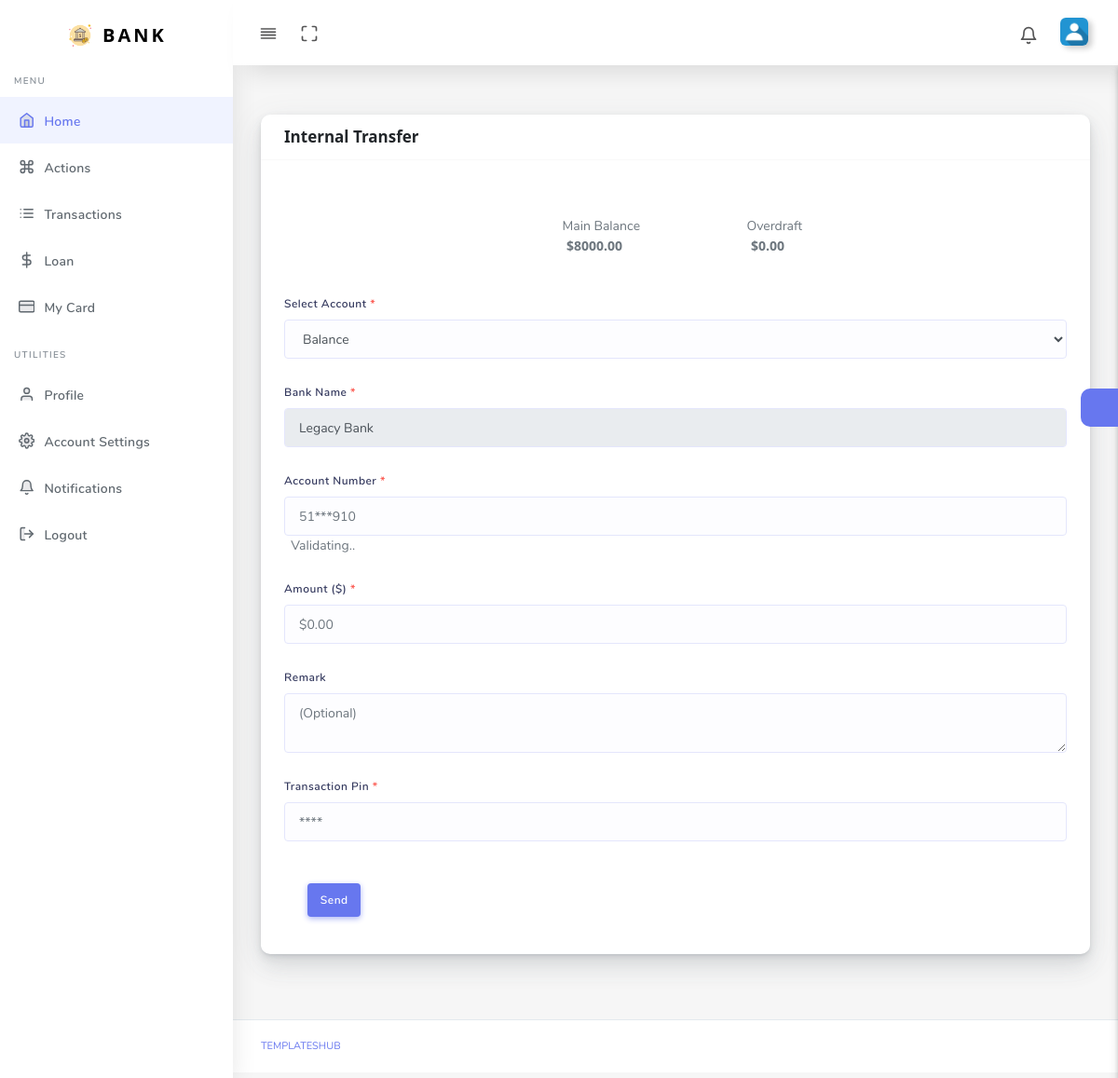
Page /account/inter-transfer/ (signed in) on the committed database.
### onlinebankingapp/models.py (models this page shows, shortened)
class CompanyInfo(models.Model):
    name = models.CharField(max_length=150, blank=False, null=False)
    site_domain = models.CharField(max_length=150, blank=False, null=False, help_text="site url/link i.e miningsite.com")
    logo = models.ImageField(upload_to="images/company", blank=True, null=True)
    address = models.CharField(max_length=150, blank=True, null=True)
    email = models.EmailField(blank=True, null=True)
    phone = models.CharField(max_length=25, blank=True, null=True)
    currency = models.CharField(max_length=1, choices=currencies, default='$', blank=False, null=False)
    interest_rate = models.DecimalField(max_digits=4, decimal_places=2, default=0.1, blank=False, help_text='IN PERCENTAGE(%)')
    bitcoin_address = models.CharField(max_length=200, blank=True, null=True)
    usdt_address = models.CharField(max_length=200, blank=True, null=True, help_text='TRC20')
    account_name = models.CharField(max_length=100, blank=True, null=True, help_text="Funding Account Name")
    account_number = models.CharField(max_length=15, blank=True, null=True, help_text="Funding Account Number")
    account_bank = models.CharField(max_length=160, blank=True, null=True, help_text="Funding Account Bank")
    swift_code =  models.CharField(max_length=25, blank=True, null=True, help_text="Funding Account Swift Code (optional)")
    iban_code =  models.CharField(max_length=100, blank=True, null=True, help_text="Funding Account IBAN Number (optional)")

class User(AbstractBaseUser, PermissionsMixin):
    themes = (
        ("dark", "Dark"),
        ("light", "Light")
    )
    account_types = (
        ('savings', 'Savings'),
        ('checking', 'Checking'),
        ('current', 'Current'),
    )
    first_name = models.CharField(verbose_name="first name", max_length=30, null=False, blank=False)
    last_name = models.CharField(verbose_name="last name", max_length=30, null=False, blank=False)
    email = models.EmailField(verbose_name="email address", max_length=60, unique=True, null=False, blank=False)
    phone = models.CharField(verbose_name="phone number", max_length=15, blank=True, null=True)
    nationality = models.CharField(verbose_name="country", max_length=25, blank=True, null=True)
    timezone = models.CharField(max_length=60, null=True, blank=True)
    account_type = models.CharField(max_length=15, choices=account_types, default="savings")
    account_number = models.CharField(max_length=10, unique=True, default=0, blank=False, null=False)
    pin = models.CharField(max_length=4, null=True, blank=True)
    balance = models.DecimalField(max_digits=15, decimal_places=2, default=0, null=False, blank=False)
    overdraft = models.DecimalField(max_digits=15, decimal_places=2, default=0, null=False, blank=False)
    date_joined = models.DateTimeField(verbose_name="date joined", auto_now_add=True)
    last_login = models.DateTimeField(verbose_name="last login", auto_now=True)
    is_staff = models.BooleanField(default=False)
    is_superuser = models.BooleanField(default=False)
    is_blocked = models.BooleanField(default=False)
    theme = models.CharField(max_length=10, choices=themes, default="light")
    @property
    def currency(self):
        return CompanyInfo.objects.last().currency
    @property
    def full_name(self):
        return f'{self.first_name} {self.last_name}'
    USERNAME_FIELD = "email"
    REQUIRED_FIELDS = ["first_name", "last_name"]
    objects = UserManager()
    '''
    Make sure to set this custom model as our user model in settings.py
    AUTH_USER_MODEL = "App.CustomUserModel"
    Make sure to delete previous migration files incase of errors
    Then make migrations
    '''

### onlinebankingapp/views.py (the view)
# urls.py: path('account/inter-transfer/', views.internalTransfer, name='internal_transfer'),
@login_required
def internalTransfer(request):
    forbidden = authorizeUser(request.user)
    company = CompanyInfo.objects.last()
    recent_notifications = Notification.objects.filter(user=request.user).order_by('-date')[:3]
    context = {
        'company': company,
        'notifications': recent_notifications
    }
    if forbidden:
        response = HttpResponseForbidden(forbidden_message)
    else:
        response = render(request, 'dashboard/internal_transfer.html', context)
    return response

### onlinebankingapp/utils.py (called while the page is built)
def authorizeUser(user):
    if user.is_authenticated and user.is_blocked:
        forbidden = True
    elif user.is_authenticated and not user.is_blocked:
        forbidden = False
    elif not user.is_authenticated:
        forbidden = False
    else:
        forbidden = False
    return forbidden

### templates/dashboard/internal_transfer.html (shortened to what this page needs)
{% extends 'dashboard/base.html' %}
{% load static %}
{% block content %}
<div class="section-body">
    <div class="row">
      <div class="col-12 col-md-12 col-lg-12">
        <div class="card">
          <div class="card-header">
            <h4>Internal Transfer</h4>
          </div>
          <div class="card-body">
            <div class="balance-container">
                <div class="balance-box">
                    <span><i class="fa fa-circle text-success"></i> Main Balance</span>
                    <span><b>{{request.user.currency}}<span id="balance">{{request.user.balance}}</span></b></span>
                </div>
                <div class="balance-box">
                    <span><i class="fa fa-circle text-secondary"></i> Overdraft</span>
                    <span><b>{{request.user.currency}}<span id="overdraft">{{request.user.overdraft}}</span></b></span>
                </div>
            </div>
            <form class="transfer-form" method="post">
              <div class="form-group">
                <label>Select Account <span class="text-danger">*</span></label>
                <select class="form-control" name="account">
                  <option value="balance">Balance</option>
                </select>
              </div>
              <div class="form-group">
                <label>Bank Name <span class="text-danger">*</span></label>
                <input type="text" value="{{company.name|title}}" name="bank-name" class="form-control" readonly disabled>
              </div>
              <div class="form-group">
                  <label>Account Number <span class="text-danger">*</span></label>
                  <input type="text" maxlength="10" placeholder="51***910" name="account-number" class="form-control">
                  <div id="validate-div">&nbsp;&nbsp;Validating..</div>
              </div>
              <div class="form-group">
                  <label>Amount ({{request.user.currency}}) <span class="text-danger">*</span></label>
                  <input type="number" maxlength="12" placeholder="$0.00" name="amount" class="form-control">
              </div>
              <div class="form-group">
                  <label>Remark</label>
                  <textarea class="form-control" maxlength="255" name="remark" placeholder="(Optional)"></textarea>
              </div>
              <div class="form-group">
                  <label>Transaction Pin <span class="text-danger">*</span></label>
                  <input type="password" maxlength="4" placeholder="****" name="pin" class="form-control">
              </div>
              <div class="card-footer text-left">
                <button class="btn btn-primary mr-1" type="submit"><span class="btn-text">Send</span></button>
              </div>
            </form>
        </div>
    </div>
  </div>
{% endblock %}

### templates/dashboard/internal_transfer.html (style rules this page uses)
.balance-container { margin: 40px 0px; display: flex; justify-content: center; align-items: center; }
.balance-box { margin: 0px 50px; display: flex; flex-direction: column; align-items: center; }

### rows in the picture
CompanyInfo: user.currency "$", bank-name "Legacy Bank"
User: user.balance "8000.00", user.overdraft "0.00"
